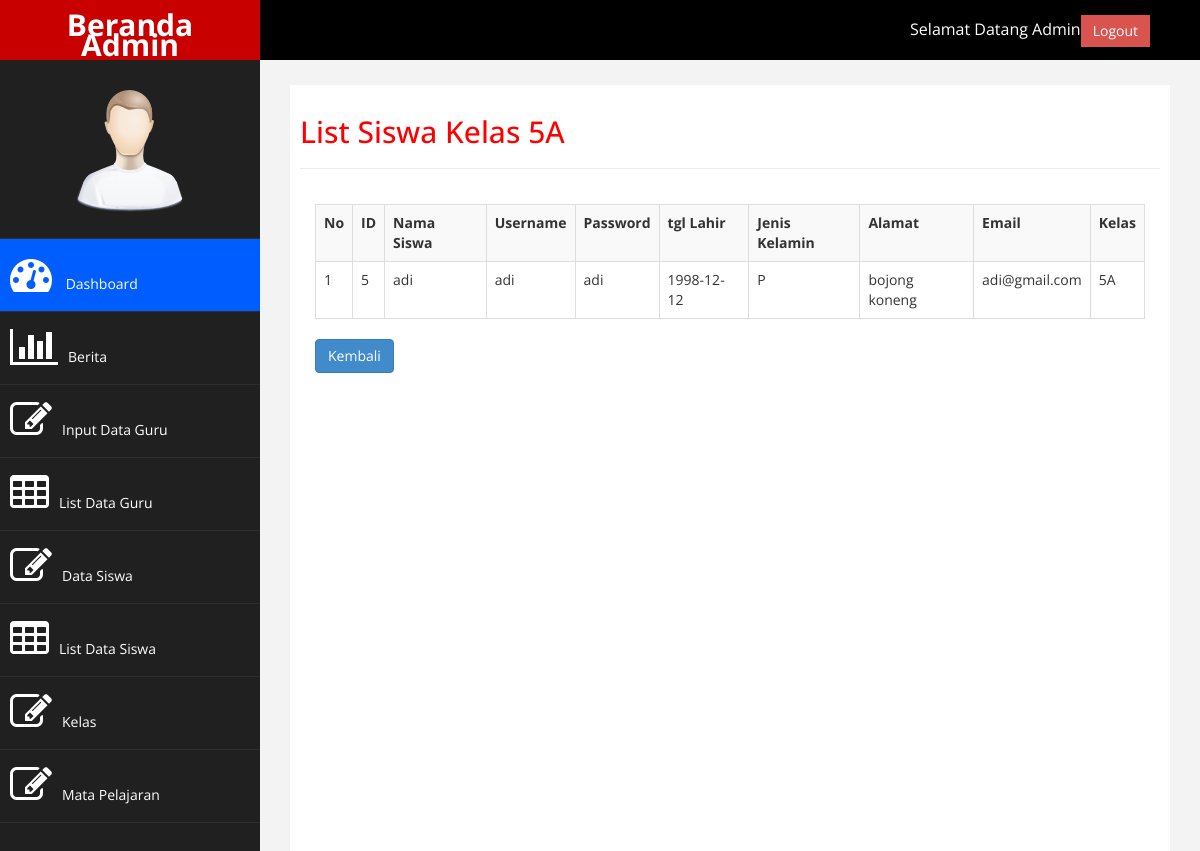
Screenshot of /kelas5a.php with the database file from the repository.
### tables this page shows
CREATE TABLE `siswa` (
  `id_siswa` int(11) NOT NULL,
  `nama` varchar(100) NOT NULL,
  `username` varchar(100) NOT NULL,
  `password` varchar(50) NOT NULL,
  `tgl_lahir` date NOT NULL,
  `jenis_kelamin` enum('L','P') NOT NULL,
  `alamat` text NOT NULL,
  `email` varchar(100) NOT NULL,
  `kelas` varchar(10) NOT NULL
);

### kelas5a.php (the view, shortened to what this page needs)
<?php
    include "koneksi.php";
?>
<!DOCTYPE html>
<html xmlns="http://www.w3.org/1999/xhtml">
<head>
    <link href="assets/css/bootstrap.css" rel="stylesheet" />
    <link href="assets/css/font-awesome.css" rel="stylesheet" />
    <link href="assets/js/morris/morris-0.4.3.min.css" rel="stylesheet" />
    <link href="assets/css/custom.css" rel="stylesheet" />
</head>
<body>
    <div id="wrapper">
        <nav class="navbar navbar-default navbar-cls-top " role="navigation" style="margin-bottom: 0">
            <div class="navbar-header">
                <a class="navbar-brand" href="beranda_admin.php">Beranda Admin</a>
            </div>
  <div style="color: white;
padding: 15px 50px 5px 50px;
float: right;
font-size: 16px;">Selamat Datang Admin<a href="logout_admin.php" class="btn btn-danger square-btn-adjust">Logout</a> </div>
        </nav>
                <nav class="navbar-default navbar-side" role="navigation">
            <div class="sidebar-collapse">
                <ul class="nav" id="main-menu">
                <li class="text-center">
                    <img src="assets/img/find_user.png" class="user-image img-responsive"/>
                    </li>
                    <li>
                        <a class="active-menu"  href="beranda_admin.php"><i class="fa fa-dashboard fa-3x"></i> Dashboard</a>
                    </li>
                    <li>
                        <a  href="berita.php"><i class="fa fa-bar-chart-o fa-3x"></i>Berita</a>
                    </li>
                    <li>
                        <a  href="data_guru.php"><i class="fa fa-edit fa-3x"></i>Input Data Guru</a>
                    </li>
                     <li>
                        <a  href="list_guru.php"><i class="fa fa-table fa-3x"></i>List Data Guru</a>
                    </li>
                                <li>
                        <a   href="data_siswa.php"><i class="fa fa-edit fa-3x"></i>Data Siswa</a>
                    </li>
                    <li>
                        <a  href="list_siswa.php"><i class="fa fa-table fa-3x"></i>List Data Siswa</a>
                    </li>
                    <li>
                        <a  href="kelas.php"><i class="fa fa-edit fa-3x"></i>Kelas</a>
                    </li>
                     <li>
                        <a  href="mapel.php"><i class="fa fa-edit fa-3x"></i>Mata Pelajaran</a>
                    </li>
                </ul>
            </div>
        </nav>
        <div id="page-wrapper" >
            <div id="page-inner">
                <div class="row">
                    <div class="col-md-12">
                    <h2>List Siswa Kelas 5A </h2>
                 <hr />
                <div class="col-md-3 col-sm-6 col-xs-6"> </div>
                        <div class="panel-body">
                            <div class="table-responsive">
                                <table class="table table-striped table-bordered table-hover" id="dataTables-example">
                                        <tr>
                                            <th>No</th>
                                            <th>ID</th>
                                            <th>Nama Siswa</th>
                                            <th>Username</th>
                                            <th>Password</th>
                                            <th>tgl Lahir</th>
                                            <th>Jenis Kelamin</th>
                                            <th>Alamat</th>
                                            <th>Email</th>
                                            <th>Kelas</th>
                                        </tr>
                                         <?php
                                        $no = 1;
                                        $qry = mysqli_query($koneksi,"SELECT * FROM siswa Where kelas IN ('5A')");
                                        while($data=mysqli_fetch_array($qry)) {
                                        ?>
                                        <tr>
                                            <td><?php echo $no++; ?></td>
                                            <td><?php echo $data['id_siswa'];?></td>
                                            <td><?php echo $data['nama'];?></td>
                                            <td><?php echo $data['username'];?></td>
                                            <td><?php echo $data['password'];?></td>
                                            <td><?php echo $data['tgl_lahir'];?></td>
                                            <td><?php echo $data['jenis_kelamin'];?></td>
                                            <td><?php echo $data['alamat'];?></td>
                                            <td><?php echo $data['email'];?></td>
                                            <td><?php echo $data['kelas'];?></td>
                                        </tr>
                                        <?php } ?>
                                </table>
                                <tr>
                                <a class="btn btn-primary " href="kelas.php">Kembali</a>
                                </tr>
                            </div>
</div>
                                </div>
                            </div>
                        </div>
</div>
</body>
</html>

### assets/css/custom.css (style rules this page uses)
body { font-family: 'Open Sans', sans-serif; }
#wrapper { width: 100%; background:#202020; }
#page-wrapper { padding: 15px 15px; min-height: 600px; background:#F3F3F3; }
#page-inner { width:100%; margin:10px 20px 10px 0px; background-color:#fff!important; padding:10px; min-height:1200px; }
.text-center { text-align:center; }
h2 { color: #f00; }
.square-btn-adjust { border: 0px solid transparent; -webkit-border-radius: 0px; -moz-border-radius: 0px; border-radius: 0px; }
.user-image { margin: 25px auto; -webkit-border-radius: 10px; -moz-border-radius: 10px; border-radius: 10px; max-height:170px; max-width:170px; }
.navbar-cls-top .navbar-brand { color: #fff; background: #005dff; width: 260px; text-align: center; height: 60px; font-size: 30px; font-weight: 700; }
.active-menu { background-color:#005dff!important; }
.sidebar-collapse , .sidebar-collapse .nav { background:none; }
.sidebar-collapse .nav { padding:0; }
.sidebar-collapse .nav > li > a { color:#fff; background:#202020; text-shadow:none; }
.sidebar-collapse > .nav > li > a { padding:15px 10px; }
.sidebar-collapse > .nav > li { border-bottom: 1px solid rgba(107, 108, 109, 0.19); }
.navbar-side { border:none; background-color: #202020; }
.navbar-cls-top { background:#000; border-bottom:none; }
.navbar-default { border:0px solid black; }
.navbar-header { background: #A70303; }
.nav > li > a > i { margin-right:10px; }
@media (min-width:768px) { #page-wrapper { margin: 0 0 0 260px; padding: 15px 30px; min-height: 1200px; } }
@media (min-width:768px) { .navbar-side { z-index: 1; position: absolute; width: 260px; } }
@media (min-width:768px) { .navbar { border-radius: 0px; } }

### rows the page displays
siswa: id_siswa "5", nama "adi", username "adi", password "adi", tgl_lahir "1998-12-12", jenis_kelamin "P", alamat "bojong koneng", email "adi@gmail.com", kelas "5A"
